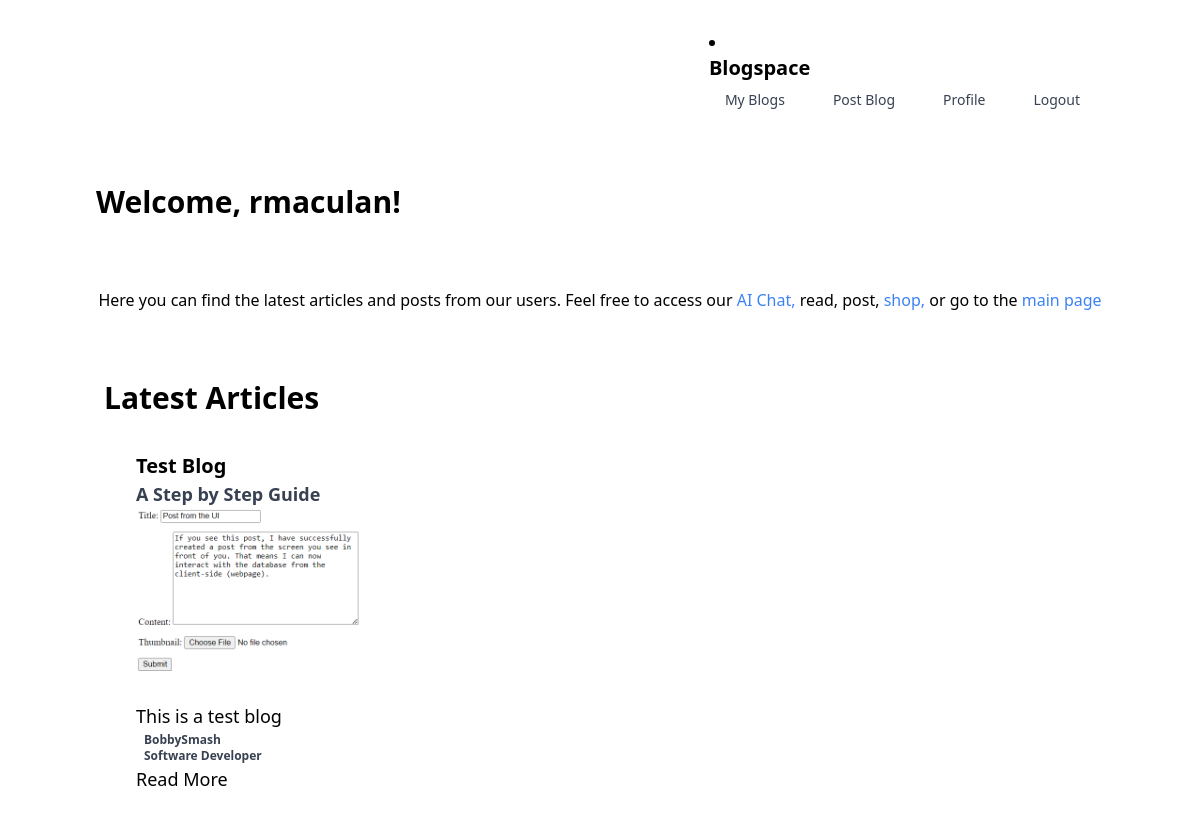
Screenshot of /blog/ (signed in) with the database file from the repository.
### blog/models.py (models this page shows, shortened)
class Post(models.Model):
    STATUS_CHOICES = (
        ('draft', 'Draft'),
        ('published', 'Published'),
    )
    title = models.CharField(max_length=200)
    subtitle = models.CharField(max_length=200, blank=True)
    slug = models.SlugField(unique=True)
    author = models.ForeignKey(
        settings.AUTH_USER_MODEL,
        on_delete=models.CASCADE
        )  # Changed to use custom user model
    job_title = models.CharField(max_length=200, blank=True)
    thumbnail = models.ImageField(
        upload_to='thumbnails/',
        blank=True,
        null=True
        )  # New field for thumbnail
    video = models.FileField(
        upload_to='videos/',
        blank=True,
        null=True
        )  # New field for video
    content = models.TextField()
    status = models.CharField(
        max_length=10,
        choices=STATUS_CHOICES,
        default='draft'
        )
    publish_date = models.DateTimeField(auto_now_add=True)
    on_delete=models.CASCADE
    likes = models.ManyToManyField(
        settings.AUTH_USER_MODEL,
        through='Like',
        related_name='liked_posts',
        blank=True,
    )
    likes_count = models.IntegerField(default=0)

### blog/views.py (the view)
# urls.py: path('', views.read_blog_posts, name='index'),
def read_blog_posts(request):
    blog_posts = Post.objects.all().order_by('-publish_date')
    username = request.session.get('username', 'Anonymous')  # Default to 'Anonymous' if not found
    print(f"Username from session: {username}")
    return render(
        request,
        'blog/index.html',
        {'posts': blog_posts,
         'username': username
         })

### templates/blog/index.html (shortened to what this page needs)
{% load static %}
<html lang="en">
  <head>
    <link rel="stylesheet" href="https://cdnjs.cloudflare.com/ajax/libs/font-awesome/6.0.0-beta3/css/all.min.css">
    <link href="https://cdn.jsdelivr.net/npm/tailwindcss@2.2.19/dist/tailwind.min.css" rel="stylesheet">
    <script src="https://cdn.tailwindcss.com"></script>
    <link rel="stylesheet" href="https://cdnjs.cloudflare.com/ajax/libs/font-awesome/6.0.0-beta3/css/all.min.css">
    <link href="https://cdn.jsdelivr.net/npm/tailwindcss@2.2.19/dist/tailwind.min.css" rel="stylesheet">
    <link rel="stylesheet" href="{% static 'css/style.css' %}">
  </head>
  <body>
    <div x-data="{ isOpen: false }">
      <nav class="bg-white border-gray-200 px-2 sm:px-4 py-2.5 rounded dark:bg-gray-900">
        <div class="container flex flex-wrap items-center justify-between mx-auto">
          <a href="{% url 'blog:index' %}" class="flex items-center">
            <li>
              <a href="{% url 'blog:index' %}" class="flex items-center self-start">
                <span
                  class="self-center text-xl font-semibold whitespace-nowrap
                    dark:text-white"
                  >
                  Blogspace
                </span>
              </a>
              <div class="hidden md:flex space-x-4">
                {% if user.is_authenticated %}
                <a
                  href="{% url 'blog:my_posts' %}"
                  class="block px-4 py-2 text-sm text-gray-700
                    hover:bg-gray-100 hover:text-gray-900
                    dark:text-gray-200 dark:hover:bg-gray-700
                    dark:hover:text-gray-100"
                  role="menuitem"
                >
                    My Blogs
                </a>
                <a
                  href="{% url 'blog:create_blog_post' %}"
                  class="block px-4 py-2 text-sm text-gray-700
                    hover:bg-gray-100 hover:text-gray-900
                    dark:text-gray-200 dark:hover:bg-gray-700
                    dark:hover:text-gray-100"
                  role="menuitem"
                >
                    Post Blog
                </a>
                <a
                  href="{% url 'blog:profile' %}"
                  class="block px-4 py-2 text-sm text-gray-700
                    hover:bg-gray-100 hover:text-gray-900
                    dark:text-gray-200 dark:hover:bg-gray-700
                    dark:hover:text-gray-100"
                  role="menuitem"
                  >
                    Profile
                </a>
                <a
                  href="{% url 'logout' %}"
                  class="block px-4 py-2 text-sm text-gray-700
                    hover:bg-gray-100 hover:text-gray-900 dark:text-gray-200
                    dark:hover:bg-gray-700 dark:hover:text-gray-100"
                  role="menuitem"
                  >
                    Logout
                </a>
                {% endif %}
              </div>
            </li>
        </div>
      </nav>
    </div>
      <div class="container mx-auto px-2 py-4">
          <h1 class="text-3xl font-bold mb-4">
            {% if user.is_authenticated %}
            Welcome, {{ user.username }}!
            {% else %}
            Welcome, Guest!
            {% endif %}
          </h1>
      </div>
        <div class="container mx-auto px-2 py-4">
          <p class="text-center">
            Here you can find the latest articles and posts from our users.
            Feel free to access our
            <a
              href="{% url 'chatbot:chatbot' %}"
              class="text-blue-500 hover:underline"
              >
              AI Chat,
            </a>
            read, post,
            <a
              href="{% url 'marketplace:index' %}"
              class="text-blue-500 hover:underline"
              >
              shop,
            </a>
            or go to the
            <a
              href="{% url 'landing' %}"
              class="text-blue-500 hover:underline"
              >
              main page
            </a>
          </p>
        </div>
    <main class="container mx-auto px-4 py-8">
        <h1 class="text-3xl font-bold mb-4">
        Latest Articles
        </h1>
        <div class="container mx-auto px-4">
          <div class="grid grid-cols-1 md:grid-cols-2 lg:grid-cols-3 gap-4">
            {% for post in posts %}
            <div class="col-span-1 md:col-span-1 lg:col-span-1">
              <article class="blog-content prose prose-lg max-w-none p-4">
                <h2 class="text-xl font-bold">
                {{ post.title }}
                </h2>
                <h3 class="text-lg font-semibold text-gray-700">
                  {{ post.subtitle }}
                </h3>
                {% if post.thumbnail %}
                <img
                  src="{{ post.thumbnail.url }}"
                  alt="{{ post.title }}"
                  width="1000"
                  height="600"
                />
                {% endif %}
                 <p>{{ post.content | truncatewords:12 }}</p>
                <div class="ml-2 text-xs">
                  <span class="block font-semibold text-gray-700">
                    {{ post.author }}
                  </span>
                </div>
                <div class="ml-2 text-xs">
                  <span class="block font-semibold text-gray-700">
                    {{ post.job_title }}
                  </span>
                </div>
                <a
                  href="{% url 'blog:post_detail' post.id %}"
                  class="btn btn-primary mt-4"
                  >
                  Read More
                </a>
              </article>
            </div>
            {% endfor %}
          </div>
      </main>
  </body>
</html>

### static/css/style.css (style rules this page uses)
.container { max-width: 1200px; margin-top: 20px; margin-bottom: 20px; margin-left: auto; margin-right: auto; padding-left: 1rem; padding-right: 1rem; }
.font-bold { font-weight: 700; }
.flex { display: flex; }
.justify-between { justify-content: space-between; }
.items-center { align-items: center; }
.px-4 { padding-left: 1rem; padding-right: 1rem; }
.py-4 { padding-top: 1rem; padding-bottom: 1rem; }
.container { width: 100%; margin-left: auto; margin-right: auto; padding-left: 1rem; padding-right: 1rem; }
.mx-auto { margin-left: auto; margin-right: auto; }
.prose { max-width: 65ch; margin-left: auto; margin-right: auto; padding-left: 1rem; padding-right: 1rem; }
.prose-lg { font-size: 1.125rem; line-height: 1.75; }
.max-w-none { max-width: none; }
.text-3xl { font-size: 1.875rem; }
.mb-4 { margin-bottom: 1rem; }
.text-xl { font-size: 1.25rem; }
.font-semibold { font-weight: 600; }
.text-gray-700 { color: #4b5563; }

### rows the page displays
Post: title "Test Blog", subtitle "A Step by Step Guide", thumbnail (picture), content "This is a test blog", author "BobbySmash", job_title "Software Developer"

### other values shown
{{ user.username }} "rmaculan"
